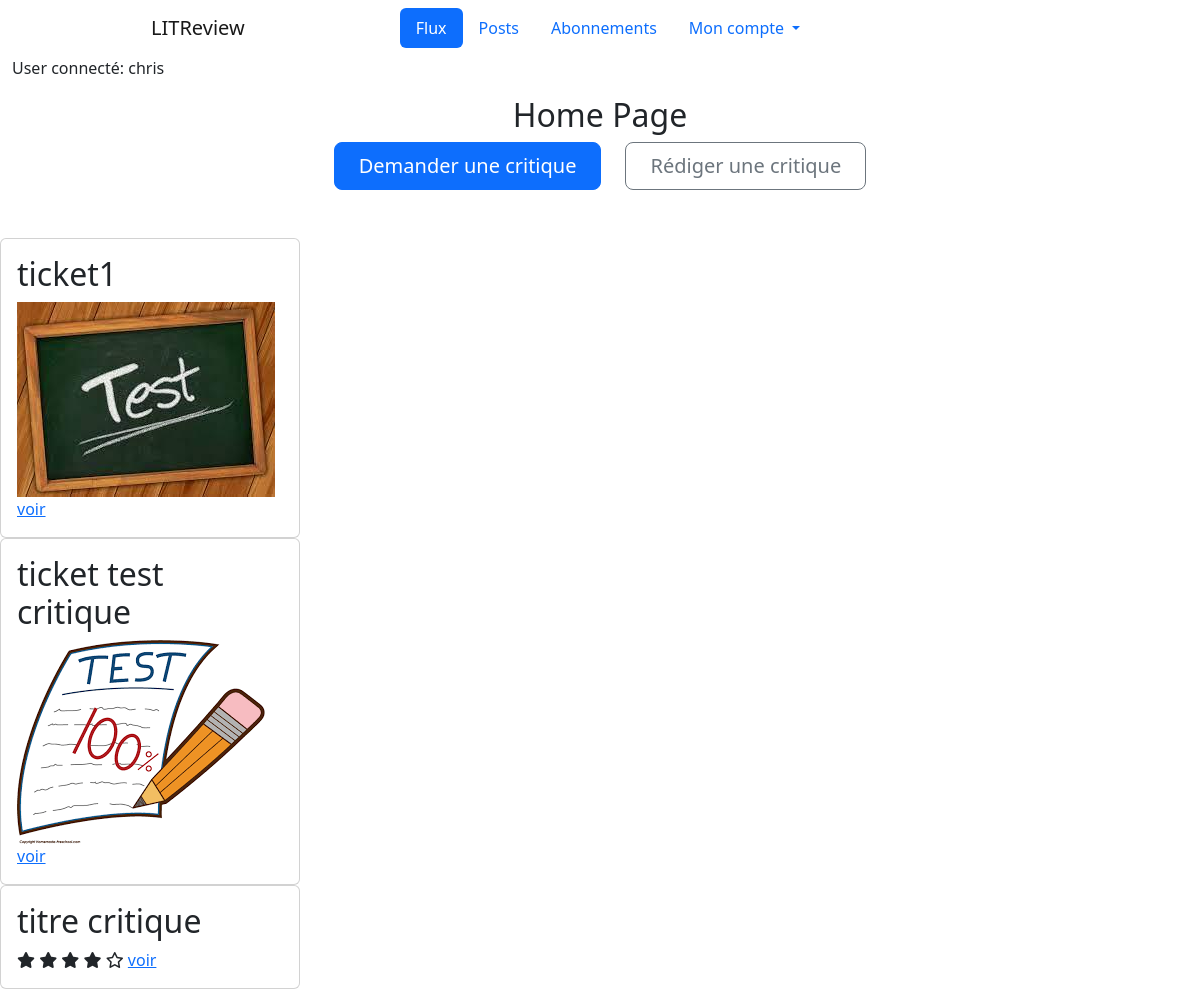
The app's page /home/ (signed in), older data.
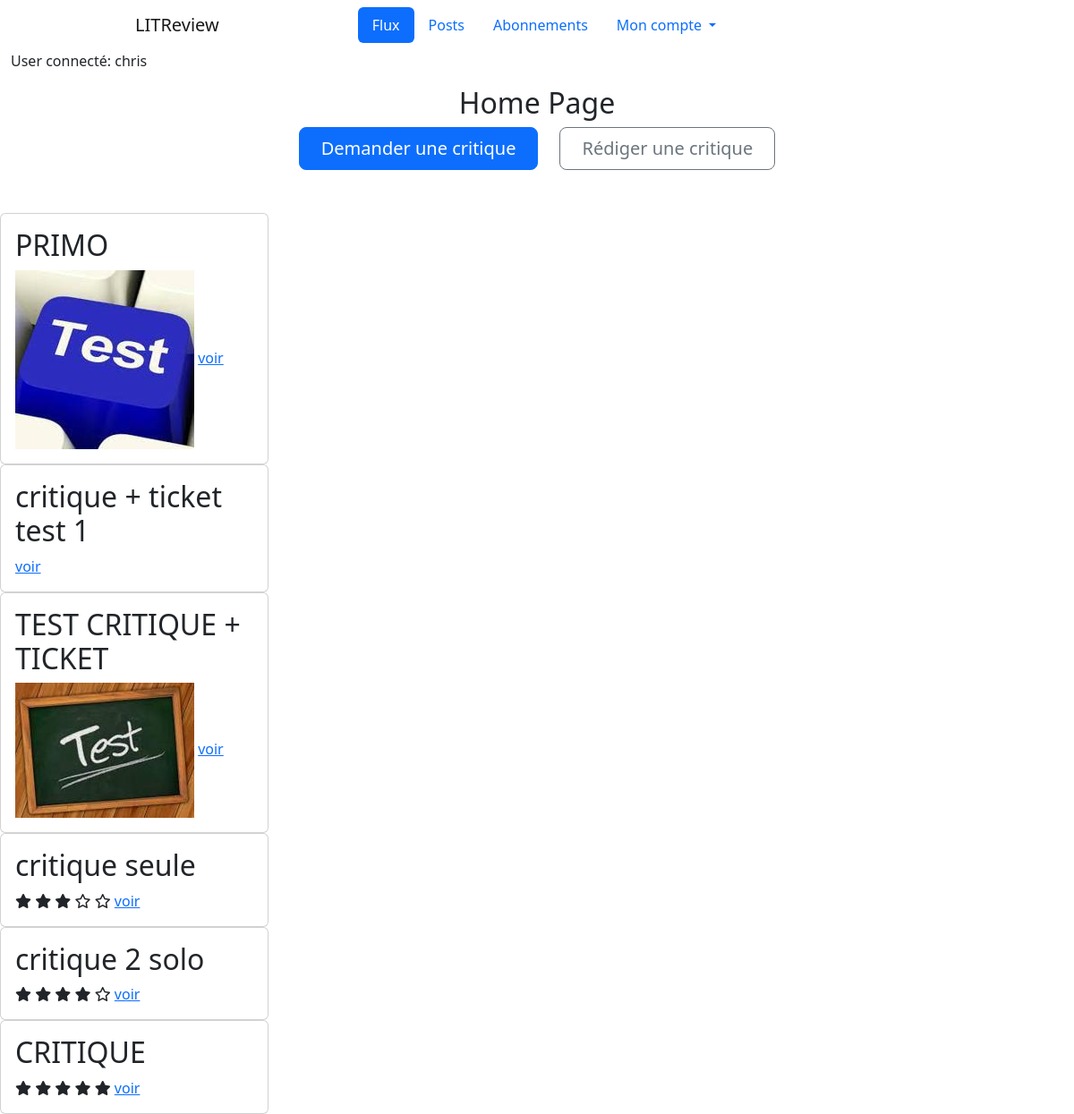
The same page, newer data.
### authentication/models.py (models this page shows)
class User(AbstractUser):
    follows = models.ManyToManyField(
        'self',
        symmetrical=False,
        verbose_name='abonnement',
        through='UserFollows',
        related_name='followed_users'
    )

### reviews/models.py (models this page shows, shortened)
class Ticket(models.Model):
    title = models.fields.CharField(max_length=128)
    description = models.fields.TextField(max_length=2048, blank=True)
    image = models.ImageField(null=True, blank=True)
    time_created = models.DateTimeField(auto_now_add=True)
    last_edited = models.DateTimeField(auto_now_add=True, null=True)
    user = models.ForeignKey(settings.AUTH_USER_MODEL, null=True, on_delete=models.CASCADE)
    IMAGE_MAX_SIZE = (200, 200)

class Review(models.Model):
    class Rating(models.IntegerChoices):
        ZERO = 0
        ONE = 1
        TWO = 2
        THREE = 3
        FOUR = 4
        FIVE = 5
    ticket = models.ForeignKey(Ticket, on_delete=models.CASCADE)
    headline = models.fields.CharField(max_length=128)
    body = models.fields.TextField(max_length=8192, blank=True)
    rating = models.fields.IntegerField(choices=Rating.choices, default=0)
    time_created = models.DateTimeField(auto_now_add=True)
    last_edited = models.DateTimeField(auto_now_add=True, null=True)
    user = models.ForeignKey(settings.AUTH_USER_MODEL, on_delete=models.CASCADE)

### reviews/views.py (the view)
# urls.py: 2. Add a URL to urlpatterns:  path('', views.home, name='home')
@login_required
def home(request):
    tickets = models.Ticket.objects.all()
    reviews = models.Review.objects.all()
    return render(request, 'reviews/home.html', context={'tickets': tickets, 'reviews': reviews})

### reviews/templates/reviews/home.html (shortened to what this page needs)
{% extends 'base.html' %}
{% block content %}
    <div class="row text-center">
        <h2>Home Page</h2>
    </div>
    <div class="d-grid gap-2 d-sm-flex justify-content-sm-center mb-5">
        <a type="button" class="btn btn-primary btn-lg px-4 me-sm-3"
                href="{% url 'ticket' %}">Demander une critique</a>
        <a type="button" class="btn btn-outline-secondary btn-lg px-4"
                href="{% url 'review_ticket' %}">Rédiger une critique</a>
    </div>
    <div class="col">
        {% for ticket in tickets %}
        <div class="card col-sm-3">
            <div class="card-body">
                <h2 class="card-title">{{ ticket.title }}</h2>
                {% if ticket.image %}
                    <img src="{{ ticket.image.url }}">
                {% endif %}
                    <a href="{% url 'view_ticket' ticket.id %}">voir</a>
            </div>
        </div>
        {% endfor %}
        {% for review in reviews %}
        <div class="card col-sm-3">
            <div class="card-body">
                <h2 class="card-title">{{ review.headline }}</h2>
                {% if review.rating == 0 %}
                    <i class="fa-regular fa-star"></i>
                    <i class="fa-regular fa-star"></i>
                    <i class="fa-regular fa-star"></i>
                    <i class="fa-regular fa-star"></i>
                    <i class="fa-regular fa-star"></i>
                {% elif review.rating == 1 %}
                    <i class="fa-solid fa-star"></i>
                    <i class="fa-regular fa-star"></i>
                    <i class="fa-regular fa-star"></i>
                    <i class="fa-regular fa-star"></i>
                    <i class="fa-regular fa-star"></i>
                {% elif review.rating == 2 %}
                    <i class="fa-solid fa-star"></i>
                    <i class="fa-solid fa-star"></i>
                    <i class="fa-regular fa-star"></i>
                    <i class="fa-regular fa-star"></i>
                    <i class="fa-regular fa-star"></i>
                {% elif review.rating == 3 %}
                    <i class="fa-solid fa-star"></i>
                    <i class="fa-solid fa-star"></i>
                    <i class="fa-solid fa-star"></i>
                    <i class="fa-regular fa-star"></i>
                    <i class="fa-regular fa-star"></i>
                {% elif review.rating == 4 %}
                    <i class="fa-solid fa-star"></i>
                    <i class="fa-solid fa-star"></i>
                    <i class="fa-solid fa-star"></i>
                    <i class="fa-solid fa-star"></i>
                    <i class="fa-regular fa-star"></i>
                {% elif review.rating == 5 %}
                    <i class="fa-solid fa-star"></i>
                    <i class="fa-solid fa-star"></i>
                    <i class="fa-solid fa-star"></i>
                    <i class="fa-solid fa-star"></i>
                    <i class="fa-solid fa-star"></i>
                {% endif %}
                <a href="{% url 'view_review' review.id %}">voir</a>
            </div>
        </div>
        {% endfor %}
        </div>
{% endblock content %}

### templates/base.html (shortened to what this page needs)
<html>
    <head>
        <link href="https://cdn.jsdelivr.net/npm/bootstrap@5.2.0-beta1/dist/css/bootstrap.min.css"
              rel="stylesheet"
>
    </head>
    <body>
    <div class="container-fluid">
        <div class="row">
            <header>
                <nav class="navbar-expand navbar">
                    <a class="navbar-brand col text-center" href="{% url 'home' %}">LITReview</a>
                    <div class="collapse navbar-collapse col flex-content-right" id="navbarSupportedContent">
                        <ul class="nav nav-pills flex-column flex-md-row">
                          <li class="nav-item">
                            <a class="nav-link active" aria-current="page" href="{% url 'feed' %}">Flux</a>
                          </li>
                          <li class="nav-item"><a class="nav-link" href="#">Posts</a></li>
                          <li class="nav-item"><a class="nav-link" href="{% url 'follow_users' %}">Abonnements</a></li>
                          <li class="nav-item dropdown">
                              <a class="nav-link dropdown-toggle" href="#" id="navbarDropdownMenuLink" role="button"
                                 data-bs-toggle="dropdown" aria-expanded="false">
                                Mon compte
                              </a>
                          </li>
                        </ul>
                    </div>
                </nav>
                {% if request.user.is_authenticated %}
                    <p>User connecté: {{ request.user.username }}</p>
                {% endif %}
            </header>
        </div>
    </div>
        {% block content %}
        {% endblock content %}
    </body>
</html>

Row changes from the older to the newer data that the page shows:
removed Ticket: title "ticket1", image (picture)
removed Ticket: title "ticket test critique", image (picture)
removed Review: headline "titre critique", rating 4 (drawn)
added Ticket: title "PRIMO", image (picture)
added Ticket: title "critique + ticket test 1"
added Ticket: title "TEST CRITIQUE + TICKET", image (picture)
added Review: headline "critique seule", rating 3 (drawn)
added Review: headline "critique 2 solo", rating 4 (drawn)
added Review: headline "CRITIQUE", rating 5 (drawn)
